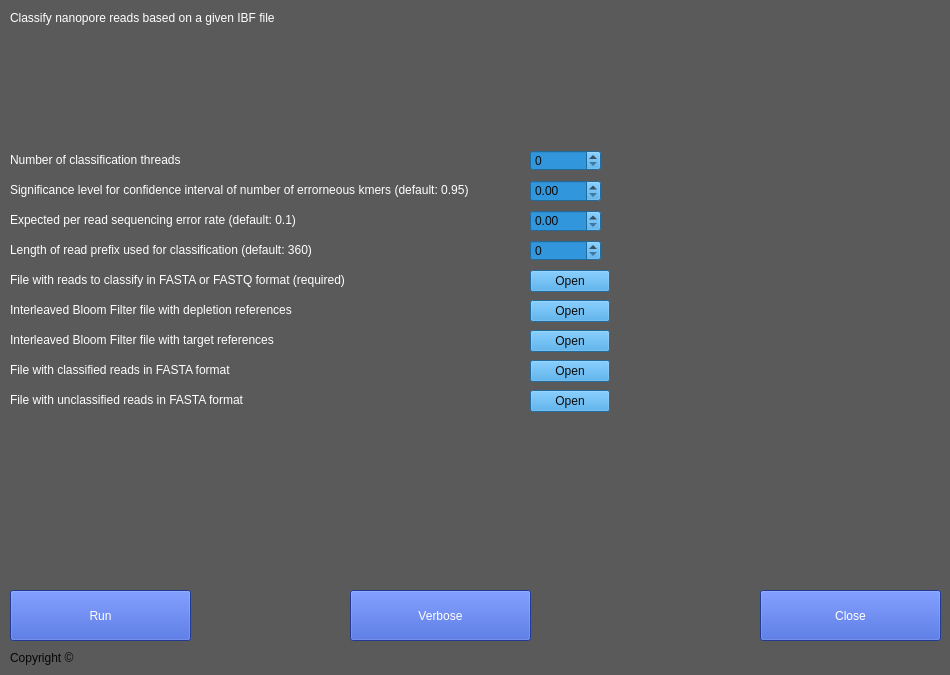
<?xml version="1.0" encoding="UTF-8"?>
<ui version="4.0">
 <class>Classify_mainwindow</class>
 <widget class="QDialog" name="Classify_mainwindow">
  <property name="geometry">
   <rect>
    <x>0</x>
    <y>0</y>
    <width>950</width>
    <height>675</height>
   </rect>
  </property>
  <property name="windowTitle">
   <string>Dialog</string>
  </property>
  <property name="styleSheet">
   <string notr="true">background-color: rgb(90, 90, 90);</string>
  </property>
  <widget class="QLabel" name="label_2">
   <property name="geometry">
    <rect>
     <x>10</x>
     <y>650</y>
     <width>941</width>
     <height>16</height>
    </rect>
   </property>
   <property name="styleSheet">
    <string notr="true">color:rgb(6, 6, 6)</string>
   </property>
   <property name="text">
    <string>Copyright ©</string>
   </property>
  </widget>
  <widget class="QPushButton" name="pushButton_2">
   <property name="geometry">
    <rect>
     <x>1380</x>
     <y>460</y>
     <width>151</width>
     <height>31</height>
    </rect>
   </property>
   <property name="styleSheet">
    <string notr="true">background-color: rgb(46, 81, 204);
color: rgb(255, 255, 255);
font: 75 10pt &quot;MS Shell Dlg 2&quot;;
border-color: rgb(170, 255, 0);</string>
   </property>
   <property name="text">
    <string>Close</string>
   </property>
  </widget>
  <widget class="QPushButton" name="pushButton">
   <property name="geometry">
    <rect>
     <x>1160</x>
     <y>640</y>
     <width>151</width>
     <height>31</height>
    </rect>
   </property>
   <property name="styleSheet">
    <string notr="true">background-color: rgb(46, 81, 204);
color: rgb(255, 255, 255);
font: 75 10pt &quot;MS Shell Dlg 2&quot;;
border-color: rgb(170, 255, 0);</string>
   </property>
   <property name="text">
    <string>Close</string>
   </property>
  </widget>
  <widget class="QLabel" name="label">
   <property name="geometry">
    <rect>
     <x>10</x>
     <y>10</y>
     <width>371</width>
     <height>16</height>
    </rect>
   </property>
   <property name="styleSheet">
    <string notr="true">font: 10pt &quot;MS Shell Dlg 2&quot;;
color:rgb(255, 255, 255)</string>
   </property>
   <property name="text">
    <string>Classify nanopore reads based on a given IBF file</string>
   </property>
  </widget>
  <widget class="QPushButton" name="pushButton_3">
   <property name="geometry">
    <rect>
     <x>760</x>
     <y>590</y>
     <width>181</width>
     <height>51</height>
    </rect>
   </property>
   <property name="styleSheet">
    <string notr="true">background-color: rgb(46, 81, 204);
color: rgb(255, 255, 255);
font: 75 10pt &quot;MS Shell Dlg 2&quot;;
border-color: rgb(170, 255, 0);</string>
   </property>
   <property name="text">
    <string>Close</string>
   </property>
  </widget>
  <widget class="QSpinBox" name="spinBox_3">
   <property name="geometry">
    <rect>
     <x>530</x>
     <y>240</y>
     <width>71</width>
     <height>21</height>
    </rect>
   </property>
   <property name="styleSheet">
    <string notr="true">color: rgb(11, 11, 11);
background-color: rgb(50, 150, 220);</string>
   </property>
   <property name="maximum">
    <number>100000000</number>
   </property>
  </widget>
  <widget class="QPushButton" name="pushButton_4">
   <property name="geometry">
    <rect>
     <x>10</x>
     <y>590</y>
     <width>181</width>
     <height>51</height>
    </rect>
   </property>
   <property name="styleSheet">
    <string notr="true">background-color: rgb(46, 81, 204);
color: rgb(255, 255, 255);
font: 75 10pt &quot;MS Shell Dlg 2&quot;;
border-color: rgb(170, 255, 0);</string>
   </property>
   <property name="text">
    <string>Run</string>
   </property>
  </widget>
  <widget class="QLabel" name="label_5">
   <property name="geometry">
    <rect>
     <x>10</x>
     <y>240</y>
     <width>461</width>
     <height>20</height>
    </rect>
   </property>
   <property name="styleSheet">
    <string notr="true">color: rgb(255, 255, 255);
font: 75 10pt &quot;MS Shell Dlg 2&quot;;</string>
   </property>
   <property name="text">
    <string>Length of read prefix used for classification (default: 360)</string>
   </property>
  </widget>
  <widget class="QLabel" name="label_8">
   <property name="geometry">
    <rect>
     <x>10</x>
     <y>300</y>
     <width>461</width>
     <height>20</height>
    </rect>
   </property>
   <property name="styleSheet">
    <string notr="true">color: rgb(255, 255, 255);
font: 75 10pt &quot;MS Shell Dlg 2&quot;;</string>
   </property>
   <property name="text">
    <string>Interleaved Bloom Filter file with depletion references</string>
   </property>
  </widget>
  <widget class="QPushButton" name="pushButton_5">
   <property name="geometry">
    <rect>
     <x>530</x>
     <y>300</y>
     <width>80</width>
     <height>22</height>
    </rect>
   </property>
   <property name="styleSheet">
    <string notr="true">color: rgb(11, 11, 11);
background-color: rgb(50, 150, 220);
font: 75 10pt &quot;MS Shell Dlg 2&quot;;</string>
   </property>
   <property name="text">
    <string>Open</string>
   </property>
  </widget>
  <widget class="QLabel" name="label_3">
   <property name="geometry">
    <rect>
     <x>10</x>
     <y>180</y>
     <width>511</width>
     <height>20</height>
    </rect>
   </property>
   <property name="styleSheet">
    <string notr="true">color: rgb(255, 255, 255);
font: 75 10pt &quot;MS Shell Dlg 2&quot;;</string>
   </property>
   <property name="text">
    <string>Significance level for confidence interval of number of errorneous kmers (default: 0.95)</string>
   </property>
  </widget>
  <widget class="QLabel" name="label_7">
   <property name="geometry">
    <rect>
     <x>10</x>
     <y>270</y>
     <width>461</width>
     <height>20</height>
    </rect>
   </property>
   <property name="styleSheet">
    <string notr="true">color: rgb(255, 255, 255);
font: 75 10pt &quot;MS Shell Dlg 2&quot;;</string>
   </property>
   <property name="text">
    <string>File with reads to classify in FASTA or FASTQ format (required)</string>
   </property>
  </widget>
  <widget class="QLabel" name="label_4">
   <property name="geometry">
    <rect>
     <x>10</x>
     <y>210</y>
     <width>461</width>
     <height>20</height>
    </rect>
   </property>
   <property name="styleSheet">
    <string notr="true">color: rgb(255, 255, 255);
font: 75 10pt &quot;MS Shell Dlg 2&quot;;</string>
   </property>
   <property name="text">
    <string>Expected per read sequencing error rate (default: 0.1)</string>
   </property>
  </widget>
  <widget class="QPushButton" name="pushButton_6">
   <property name="geometry">
    <rect>
     <x>530</x>
     <y>270</y>
     <width>80</width>
     <height>22</height>
    </rect>
   </property>
   <property name="styleSheet">
    <string notr="true">color: rgb(11, 11, 11);
background-color: rgb(50, 150, 220);
font: 75 10pt &quot;MS Shell Dlg 2&quot;;</string>
   </property>
   <property name="text">
    <string>Open</string>
   </property>
  </widget>
  <widget class="QPushButton" name="pushButton_7">
   <property name="geometry">
    <rect>
     <x>350</x>
     <y>590</y>
     <width>181</width>
     <height>51</height>
    </rect>
   </property>
   <property name="styleSheet">
    <string notr="true">background-color: rgb(46, 81, 204);
color: rgb(255, 255, 255);
font: 75 10pt &quot;MS Shell Dlg 2&quot;;
border-color: rgb(170, 255, 0);</string>
   </property>
   <property name="text">
    <string>Verbose</string>
   </property>
  </widget>
  <widget class="QLabel" name="label_9">
   <property name="geometry">
    <rect>
     <x>10</x>
     <y>330</y>
     <width>461</width>
     <height>20</height>
    </rect>
   </property>
   <property name="styleSheet">
    <string notr="true">color: rgb(255, 255, 255);
font: 75 10pt &quot;MS Shell Dlg 2&quot;;</string>
   </property>
   <property name="text">
    <string>Interleaved Bloom Filter file with target references</string>
   </property>
  </widget>
  <widget class="QPushButton" name="pushButton_8">
   <property name="geometry">
    <rect>
     <x>530</x>
     <y>330</y>
     <width>80</width>
     <height>22</height>
    </rect>
   </property>
   <property name="styleSheet">
    <string notr="true">color: rgb(11, 11, 11);
background-color: rgb(50, 150, 220);
font: 75 10pt &quot;MS Shell Dlg 2&quot;;</string>
   </property>
   <property name="text">
    <string>Open</string>
   </property>
  </widget>
  <widget class="QLabel" name="label_10">
   <property name="geometry">
    <rect>
     <x>10</x>
     <y>360</y>
     <width>461</width>
     <height>20</height>
    </rect>
   </property>
   <property name="styleSheet">
    <string notr="true">color: rgb(255, 255, 255);
font: 75 10pt &quot;MS Shell Dlg 2&quot;;</string>
   </property>
   <property name="text">
    <string>File with classified reads in FASTA format</string>
   </property>
  </widget>
  <widget class="QPushButton" name="pushButton_9">
   <property name="geometry">
    <rect>
     <x>530</x>
     <y>360</y>
     <width>80</width>
     <height>22</height>
    </rect>
   </property>
   <property name="styleSheet">
    <string notr="true">color: rgb(11, 11, 11);
background-color: rgb(50, 150, 220);
font: 75 10pt &quot;MS Shell Dlg 2&quot;;</string>
   </property>
   <property name="text">
    <string>Open</string>
   </property>
  </widget>
  <widget class="QPushButton" name="pushButton_10">
   <property name="geometry">
    <rect>
     <x>530</x>
     <y>390</y>
     <width>80</width>
     <height>22</height>
    </rect>
   </property>
   <property name="styleSheet">
    <string notr="true">color: rgb(11, 11, 11);
background-color: rgb(50, 150, 220);
font: 75 10pt &quot;MS Shell Dlg 2&quot;;</string>
   </property>
   <property name="text">
    <string>Open</string>
   </property>
  </widget>
  <widget class="QLabel" name="label_11">
   <property name="geometry">
    <rect>
     <x>10</x>
     <y>390</y>
     <width>461</width>
     <height>20</height>
    </rect>
   </property>
   <property name="styleSheet">
    <string notr="true">color: rgb(255, 255, 255);
font: 75 10pt &quot;MS Shell Dlg 2&quot;;</string>
   </property>
   <property name="text">
    <string>File with unclassified reads in FASTA format</string>
   </property>
  </widget>
  <widget class="QLabel" name="label_6">
   <property name="geometry">
    <rect>
     <x>10</x>
     <y>150</y>
     <width>511</width>
     <height>20</height>
    </rect>
   </property>
   <property name="styleSheet">
    <string notr="true">color: rgb(255, 255, 255);
font: 75 10pt &quot;MS Shell Dlg 2&quot;;</string>
   </property>
   <property name="text">
    <string>Number of classification threads</string>
   </property>
  </widget>
  <widget class="QSpinBox" name="spinBox_4">
   <property name="geometry">
    <rect>
     <x>530</x>
     <y>150</y>
     <width>71</width>
     <height>21</height>
    </rect>
   </property>
   <property name="styleSheet">
    <string notr="true">color: rgb(11, 11, 11);
background-color: rgb(50, 150, 220);</string>
   </property>
  </widget>
  <widget class="QDoubleSpinBox" name="doubleSpinBox">
   <property name="geometry">
    <rect>
     <x>530</x>
     <y>180</y>
     <width>71</width>
     <height>22</height>
    </rect>
   </property>
   <property name="styleSheet">
    <string notr="true">color: rgb(11, 11, 11);
background-color: rgb(50, 150, 220);</string>
   </property>
  </widget>
  <widget class="QDoubleSpinBox" name="doubleSpinBox_2">
   <property name="geometry">
    <rect>
     <x>530</x>
     <y>210</y>
     <width>71</width>
     <height>22</height>
    </rect>
   </property>
   <property name="styleSheet">
    <string notr="true">color: rgb(11, 11, 11);
background-color: rgb(50, 150, 220);</string>
   </property>
  </widget>
 </widget>
 <resources/>
 <connections/>
</ui>
